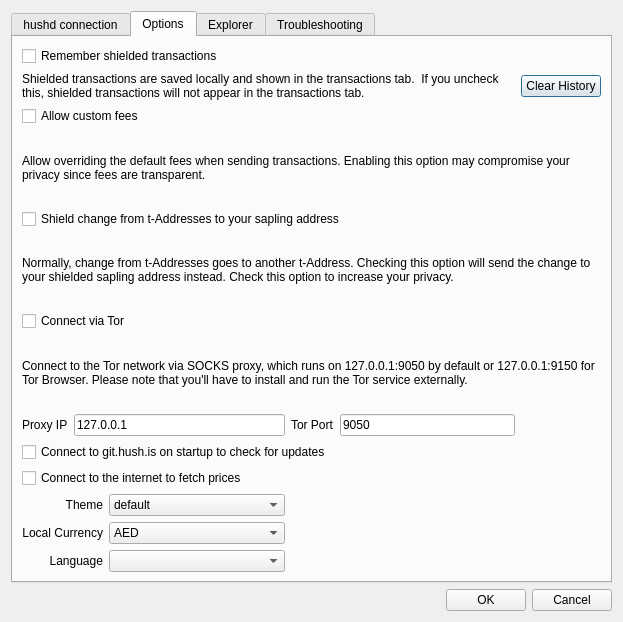
<?xml version="1.0" encoding="UTF-8"?>
<ui version="4.0">
 <class>Settings</class>
 <widget class="QDialog" name="Settings">
  <property name="geometry">
   <rect>
    <x>0</x>
    <y>0</y>
    <width>623</width>
    <height>622</height>
   </rect>
  </property>
  <property name="minimumSize">
   <size>
    <width>540</width>
    <height>500</height>
   </size>
  </property>
  <property name="windowTitle">
   <string>Settings</string>
  </property>
  <property name="modal">
   <bool>true</bool>
  </property>
  <layout class="QGridLayout" name="gridLayout_2">
   <item row="0" column="0">
    <widget class="QTabWidget" name="tabWidget">
     <property name="currentIndex">
      <number>1</number>
     </property>
     <widget class="QWidget" name="tab">
      <attribute name="title">
       <string>hushd connection</string>
      </attribute>
      <layout class="QVBoxLayout" name="verticalLayout_3">
       <item>
        <widget class="QLabel" name="confMsg">
         <property name="text">
          <string notr="true">&lt;html&gt;&lt;head/&gt;&lt;body&gt;&lt;p&gt;&lt;br/&gt;&lt;/p&gt;&lt;/body&gt;&lt;/html&gt;</string>
         </property>
         <property name="textInteractionFlags">
          <set>Qt::LinksAccessibleByMouse|Qt::TextSelectableByMouse</set>
         </property>
        </widget>
       </item>
       <item>
        <widget class="Line" name="line">
         <property name="orientation">
          <enum>Qt::Horizontal</enum>
         </property>
        </widget>
       </item>
       <item>
        <widget class="QLabel" name="label">
         <property name="minimumSize">
          <size>
           <width>60</width>
           <height>0</height>
          </size>
         </property>
         <property name="text">
          <string>Host</string>
         </property>
        </widget>
       </item>
       <item>
        <widget class="QLineEdit" name="hostname">
         <property name="placeholderText">
          <string/>
         </property>
        </widget>
       </item>
       <item>
        <widget class="QLabel" name="label_2">
         <property name="minimumSize">
          <size>
           <width>60</width>
           <height>0</height>
          </size>
         </property>
         <property name="text">
          <string>Port</string>
         </property>
        </widget>
       </item>
       <item>
        <widget class="QLineEdit" name="port">
         <property name="placeholderText">
          <string/>
         </property>
        </widget>
       </item>
       <item>
        <widget class="QLabel" name="label_3">
         <property name="minimumSize">
          <size>
           <width>60</width>
           <height>0</height>
          </size>
         </property>
         <property name="text">
          <string>RPC Username</string>
         </property>
        </widget>
       </item>
       <item>
        <widget class="QLineEdit" name="rpcuser"/>
       </item>
       <item>
        <widget class="QLabel" name="label_4">
         <property name="minimumSize">
          <size>
           <width>60</width>
           <height>0</height>
          </size>
         </property>
         <property name="text">
          <string>RPC Password</string>
         </property>
        </widget>
       </item>
       <item>
        <widget class="QLineEdit" name="rpcpassword"/>
       </item>
       <item>
        <layout class="QVBoxLayout" name="verticalLayout_2"/>
       </item>
       <item>
        <spacer name="verticalSpacer">
         <property name="orientation">
          <enum>Qt::Vertical</enum>
         </property>
         <property name="sizeHint" stdset="0">
          <size>
           <width>20</width>
           <height>40</height>
          </size>
         </property>
        </spacer>
       </item>
      </layout>
     </widget>
     <widget class="QWidget" name="tab_2">
      <attribute name="title">
       <string>Options</string>
      </attribute>
      <layout class="QGridLayout" name="gridLayout">
       <item row="0" column="0" colspan="3">
        <widget class="QCheckBox" name="chkSaveTxs">
         <property name="text">
          <string>Remember shielded transactions</string>
         </property>
        </widget>
       </item>
       <item row="1" column="0" colspan="5">
        <widget class="QLabel" name="label_5">
         <property name="text">
          <string>Shielded transactions are saved locally and shown in the transactions tab.  If you uncheck this, shielded transactions will not appear in the transactions tab.</string>
         </property>
         <property name="wordWrap">
          <bool>true</bool>
         </property>
        </widget>
       </item>
       <item row="1" column="5">
        <widget class="QPushButton" name="btnClearSaved">
         <property name="text">
          <string>Clear History</string>
         </property>
        </widget>
       </item>
       <item row="2" column="0" colspan="3">
        <widget class="QCheckBox" name="chkCustomFees">
         <property name="text">
          <string>Allow custom fees</string>
         </property>
        </widget>
       </item>
       <item row="3" column="0" colspan="6">
        <widget class="QLabel" name="label_6">
         <property name="text">
          <string>Allow overriding the default fees when sending transactions. Enabling this option may compromise your privacy since fees are transparent. </string>
         </property>
         <property name="wordWrap">
          <bool>true</bool>
         </property>
        </widget>
       </item>
       <item row="4" column="0" colspan="5">
        <widget class="QCheckBox" name="chkAutoShield">
         <property name="text">
          <string>Shield change from t-Addresses to your sapling address</string>
         </property>
        </widget>
       </item>
       <item row="5" column="0" colspan="6">
        <widget class="QLabel" name="label_7">
         <property name="text">
          <string>Normally, change from t-Addresses goes to another t-Address. Checking this option will send the change to your shielded sapling address instead. Check this option to increase your privacy.</string>
         </property>
         <property name="wordWrap">
          <bool>true</bool>
         </property>
        </widget>
       </item>
       <item row="6" column="0" colspan="3">
        <widget class="QCheckBox" name="chkTor">
         <property name="text">
          <string>Connect via Tor</string>
         </property>
        </widget>
       </item>
       <item row="7" column="0" colspan="6">
        <widget class="QLabel" name="lblTor">
         <property name="text">
          <string>Connect to the Tor network via SOCKS proxy, which runs on 127.0.0.1:9050 by default or 127.0.0.1:9150 for Tor Browser. Please note that you'll have to install and run the Tor service externally.</string>
         </property>
         <property name="wordWrap">
          <bool>true</bool>
         </property>
        </widget>
       </item>
       <item row="8" column="0">
        <widget class="QLabel" name="label_tor_proxy">
         <property name="text">
          <string>Proxy IP</string>
         </property>
        </widget>
       </item>
       <item row="8" column="1" colspan="2">
        <widget class="QLineEdit" name="torProxy">
         <property name="text">
          <string notr="true">127.0.0.1</string>
         </property>
        </widget>
       </item>
       <item row="8" column="3">
        <widget class="QLabel" name="label_tor_port">
         <property name="text">
          <string>Tor Port</string>
         </property>
        </widget>
       </item>
       <item row="8" column="4">
        <widget class="QLineEdit" name="torPort">
         <property name="text">
          <string notr="true">9050</string>
         </property>
        </widget>
       </item>
       <item row="9" column="0" colspan="6">
        <widget class="QCheckBox" name="chkCheckUpdates">
         <property name="text">
          <string>Connect to git.hush.is on startup to check for updates</string>
         </property>
        </widget>
       </item>
       <item row="10" column="0" colspan="6">
        <widget class="QCheckBox" name="chkFetchPrices">
         <property name="text">
          <string>Connect to the internet to fetch prices</string>
         </property>
        </widget>
       </item>
       <item row="11" column="2">
        <widget class="QComboBox" name="comboBoxTheme">
         <property name="sizePolicy">
          <sizepolicy hsizetype="MinimumExpanding" vsizetype="Fixed">
           <horstretch>0</horstretch>
           <verstretch>0</verstretch>
          </sizepolicy>
         </property>
         <item>
          <property name="text">
           <string notr="true">default</string>
          </property>
         </item>
         <item>
          <property name="text">
           <string notr="true">blue</string>
          </property>
         </item>
         <item>
          <property name="text">
           <string notr="true">light</string>
          </property>
         </item>
         <item>
          <property name="text">
           <string notr="true">dark</string>
          </property>
         </item>
         <item>
          <property name="text">
           <string notr="true">midnight</string>
          </property>
         </item>
         <item>
          <property name="text">
           <string>zdeex</string>
          </property>
         </item>
        </widget>
       </item>
       <item row="12" column="0" colspan="2">
        <widget class="QLabel" name="label_201">
         <property name="sizePolicy">
          <sizepolicy hsizetype="Preferred" vsizetype="Preferred">
           <horstretch>0</horstretch>
           <verstretch>0</verstretch>
          </sizepolicy>
         </property>
         <property name="text">
          <string>Local Currency</string>
         </property>
         <property name="alignment">
          <set>Qt::AlignRight|Qt::AlignTrailing|Qt::AlignVCenter</set>
         </property>
        </widget>
       </item>
       <item row="12" column="2">
        <widget class="QComboBox" name="comboBoxCurrency">
         <property name="sizePolicy">
          <sizepolicy hsizetype="MinimumExpanding" vsizetype="Fixed">
           <horstretch>0</horstretch>
           <verstretch>0</verstretch>
          </sizepolicy>
         </property>
         <item>
          <property name="text">
           <string>AED</string>
          </property>
         </item>
         <item>
          <property name="text">
           <string>ARS</string>
          </property>
         </item>
         <item>
          <property name="text">
           <string>AUD</string>
          </property>
         </item>
         <item>
          <property name="text">
           <string>BDT</string>
          </property>
         </item>
         <item>
          <property name="text">
           <string>BHD</string>
          </property>
         </item>
         <item>
          <property name="text">
           <string>BMD</string>
          </property>
         </item>
         <item>
          <property name="text">
           <string>BRL</string>
          </property>
         </item>
         <item>
          <property name="text">
           <string>BTC</string>
          </property>
         </item>
         <item>
          <property name="text">
           <string>CAD</string>
          </property>
         </item>
         <item>
          <property name="text">
           <string>CHF</string>
          </property>
         </item>
         <item>
          <property name="text">
           <string>CLP</string>
          </property>
         </item>
         <item>
          <property name="text">
           <string>CNY</string>
          </property>
         </item>
         <item>
          <property name="text">
           <string>CZK</string>
          </property>
         </item>
         <item>
          <property name="text">
           <string>DKK</string>
          </property>
         </item>
         <item>
          <property name="text">
           <string>EUR</string>
          </property>
         </item>
         <item>
          <property name="text">
           <string>GBP</string>
          </property>
         </item>
         <item>
          <property name="text">
           <string>HKD</string>
          </property>
         </item>
         <item>
          <property name="text">
           <string>HUF</string>
          </property>
         </item>
         <item>
          <property name="text">
           <string>IDR</string>
          </property>
         </item>
         <item>
          <property name="text">
           <string>ILS</string>
          </property>
         </item>
         <item>
          <property name="text">
           <string>INR</string>
          </property>
         </item>
         <item>
          <property name="text">
           <string>JPY</string>
          </property>
         </item>
         <item>
          <property name="text">
           <string>KRW</string>
          </property>
         </item>
         <item>
          <property name="text">
           <string>KWD</string>
          </property>
         </item>
         <item>
          <property name="text">
           <string>LKR</string>
          </property>
         </item>
         <item>
          <property name="text">
           <string>PKR</string>
          </property>
         </item>
         <item>
          <property name="text">
           <string>MXN</string>
          </property>
         </item>
         <item>
          <property name="text">
           <string>NOK</string>
          </property>
         </item>
         <item>
          <property name="text">
           <string>NZD</string>
          </property>
         </item>
         <item>
          <property name="text">
           <string>RUB</string>
          </property>
         </item>
         <item>
          <property name="text">
           <string>SAR</string>
          </property>
         </item>
         <item>
          <property name="text">
           <string>SEK</string>
          </property>
         </item>
         <item>
          <property name="text">
           <string>SGD</string>
          </property>
         </item>
         <item>
          <property name="text">
           <string>THB</string>
          </property>
         </item>
         <item>
          <property name="text">
           <string>TRY</string>
          </property>
         </item>
         <item>
          <property name="text">
           <string>TWD</string>
          </property>
         </item>
         <item>
          <property name="text">
           <string>UAH</string>
          </property>
         </item>
         <item>
          <property name="text">
           <string>USD</string>
          </property>
         </item>
         <item>
          <property name="text">
           <string>VEF</string>
          </property>
         </item>
         <item>
          <property name="text">
           <string>VND</string>
          </property>
         </item>
         <item>
          <property name="text">
           <string>XAG</string>
          </property>
         </item>
         <item>
          <property name="text">
           <string>XAU</string>
          </property>
         </item>
         <item>
          <property name="text">
           <string>ZAR</string>
          </property>
         </item>
        </widget>
       </item>
       <item row="13" column="0" colspan="2">
        <widget class="QLabel" name="langlabel">
         <property name="sizePolicy">
          <sizepolicy hsizetype="Preferred" vsizetype="Preferred">
           <horstretch>0</horstretch>
           <verstretch>0</verstretch>
          </sizepolicy>
         </property>
         <property name="text">
          <string>Language</string>
         </property>
         <property name="alignment">
          <set>Qt::AlignRight|Qt::AlignTrailing|Qt::AlignVCenter</set>
         </property>
        </widget>
       </item>
       <item row="13" column="2">
        <widget class="QComboBox" name="comboBoxLanguage">
         <property name="sizePolicy">
          <sizepolicy hsizetype="MinimumExpanding" vsizetype="Fixed">
           <horstretch>0</horstretch>
           <verstretch>0</verstretch>
          </sizepolicy>
         </property>
        </widget>
       </item>
       <item row="11" column="0" colspan="2">
        <widget class="QLabel" name="label_20">
         <property name="sizePolicy">
          <sizepolicy hsizetype="Preferred" vsizetype="Preferred">
           <horstretch>0</horstretch>
           <verstretch>0</verstretch>
          </sizepolicy>
         </property>
         <property name="text">
          <string>Theme</string>
         </property>
         <property name="alignment">
          <set>Qt::AlignRight|Qt::AlignTrailing|Qt::AlignVCenter</set>
         </property>
        </widget>
       </item>
      </layout>
     </widget>
     <widget class="QWidget" name="tab_4">
      <attribute name="title">
       <string>Explorer</string>
      </attribute>
      <widget class="QLabel" name="label_14">
       <property name="geometry">
        <rect>
         <x>9</x>
         <y>9</y>
         <width>491</width>
         <height>13</height>
        </rect>
       </property>
       <property name="text">
        <string>Tx Explorer URL</string>
       </property>
      </widget>
      <widget class="Line" name="line_5">
       <property name="geometry">
        <rect>
         <x>9</x>
         <y>105</y>
         <width>491</width>
         <height>3</height>
        </rect>
       </property>
       <property name="orientation">
        <enum>Qt::Horizontal</enum>
       </property>
      </widget>
      <widget class="QLineEdit" name="txExplorerUrl">
       <property name="geometry">
        <rect>
         <x>9</x>
         <y>28</y>
         <width>491</width>
         <height>20</height>
        </rect>
       </property>
       <property name="text">
        <string notr="true">https://explorer.hush.is/tx/</string>
       </property>
      </widget>
      <widget class="QLabel" name="label_15">
       <property name="geometry">
        <rect>
         <x>9</x>
         <y>54</y>
         <width>491</width>
         <height>13</height>
        </rect>
       </property>
       <property name="text">
        <string>Address Explorer URL</string>
       </property>
      </widget>
      <widget class="QLineEdit" name="addressExplorerUrl">
       <property name="geometry">
        <rect>
         <x>9</x>
         <y>73</y>
         <width>491</width>
         <height>20</height>
        </rect>
       </property>
       <property name="text">
        <string notr="true">https://explorer.hush.is/address/</string>
       </property>
      </widget>
      <widget class="QLabel" name="label_16">
       <property name="geometry">
        <rect>
         <x>9</x>
         <y>112</y>
         <width>491</width>
         <height>13</height>
        </rect>
       </property>
       <property name="text">
        <string>Onion Tx Explorer URL</string>
       </property>
      </widget>
      <widget class="QLineEdit" name="onionTxExplorerUrl">
       <property name="geometry">
        <rect>
         <x>9</x>
         <y>131</y>
         <width>491</width>
         <height>20</height>
        </rect>
       </property>
       <property name="text">
        <string notr="true">http://jlqhwhak65kokg3pdjp3ufy6almf5spnhsfnugtjsc4z7wtapgozxyad.onion/tx/</string>
       </property>
      </widget>
      <widget class="QLabel" name="label_17">
       <property name="geometry">
        <rect>
         <x>9</x>
         <y>160</y>
         <width>501</width>
         <height>16</height>
        </rect>
       </property>
       <property name="text">
        <string>Onion Address Explorer URL</string>
       </property>
      </widget>
      <widget class="QLineEdit" name="onionAddressExplorerUrl">
       <property name="geometry">
        <rect>
         <x>9</x>
         <y>180</y>
         <width>491</width>
         <height>20</height>
        </rect>
       </property>
       <property name="text">
        <string notr="true">http://jlqhwhak65kokg3pdjp3ufy6almf5spnhsfnugtjsc4z7wtapgozxyad.onion/tx/</string>
       </property>
      </widget>
     </widget>
     <widget class="QWidget" name="tab_3">
      <property name="focusPolicy">
       <enum>Qt::NoFocus</enum>
      </property>
      <attribute name="title">
       <string>Troubleshooting</string>
      </attribute>
      <widget class="QCheckBox" name="chkReindex">
       <property name="geometry">
        <rect>
         <x>9</x>
         <y>118</y>
         <width>81</width>
         <height>23</height>
        </rect>
       </property>
       <property name="text">
        <string>Reindex</string>
       </property>
      </widget>
      <widget class="QLabel" name="label_9">
       <property name="geometry">
        <rect>
         <x>10</x>
         <y>10</y>
         <width>583</width>
         <height>51</height>
        </rect>
       </property>
       <property name="text">
        <string>Rescan the blockchain for any missing wallet transactions and to correct your wallet balance. Click rescan to enter block height to rescan from. This may take several hours depending on submitted block height.</string>
       </property>
       <property name="wordWrap">
        <bool>true</bool>
       </property>
      </widget>
      <widget class="Line" name="line_3">
       <property name="geometry">
        <rect>
         <x>9</x>
         <y>102</y>
         <width>583</width>
         <height>16</height>
        </rect>
       </property>
       <property name="orientation">
        <enum>Qt::Horizontal</enum>
       </property>
      </widget>
      <widget class="QLabel" name="label_12">
       <property name="geometry">
        <rect>
         <x>9</x>
         <y>95</y>
         <width>16</width>
         <height>17</height>
        </rect>
       </property>
       <property name="text">
        <string/>
       </property>
      </widget>
      <widget class="QLabel" name="label_11">
       <property name="geometry">
        <rect>
         <x>9</x>
         <y>147</y>
         <width>583</width>
         <height>51</height>
        </rect>
       </property>
       <property name="text">
        <string>Rebuild the entire blockchain from the genesis block, by rescanning all the block files. This may take several hours to days, depending on your hardware. You need to restart SilentDragon for this to take effect</string>
       </property>
       <property name="wordWrap">
        <bool>true</bool>
       </property>
      </widget>
      <widget class="Line" name="line_4">
       <property name="geometry">
        <rect>
         <x>10</x>
         <y>210</y>
         <width>583</width>
         <height>16</height>
        </rect>
       </property>
       <property name="orientation">
        <enum>Qt::Horizontal</enum>
       </property>
      </widget>
      <widget class="QLabel" name="label_13">
       <property name="geometry">
        <rect>
         <x>9</x>
         <y>204</y>
         <width>16</width>
         <height>17</height>
        </rect>
       </property>
       <property name="text">
        <string/>
       </property>
      </widget>
      <widget class="QLabel" name="label_18">
       <property name="geometry">
        <rect>
         <x>10</x>
         <y>260</y>
         <width>583</width>
         <height>51</height>
        </rect>
       </property>
       <property name="text">
        <string>This code can greatly reduce the size of wallets and increase performance for service providers. It's designed mostly for exchanges and mining pools but anybody with a large wallet will benefit.</string>
       </property>
       <property name="wordWrap">
        <bool>true</bool>
       </property>
      </widget>
      <widget class="QLabel" name="label_19">
       <property name="geometry">
        <rect>
         <x>10</x>
         <y>369</y>
         <width>583</width>
         <height>51</height>
        </rect>
       </property>
       <property name="text">
        <string>Enable Old Transaction Deletion</string>
       </property>
       <property name="wordWrap">
        <bool>true</bool>
       </property>
      </widget>
      <widget class="Line" name="line_6">
       <property name="geometry">
        <rect>
         <x>10</x>
         <y>324</y>
         <width>583</width>
         <height>16</height>
        </rect>
       </property>
       <property name="orientation">
        <enum>Qt::Horizontal</enum>
       </property>
      </widget>
      <widget class="QCheckBox" name="chkConso">
       <property name="geometry">
        <rect>
         <x>10</x>
         <y>230</y>
         <width>121</width>
         <height>23</height>
        </rect>
       </property>
       <property name="text">
        <string>Consolidation</string>
       </property>
      </widget>
      <widget class="QCheckBox" name="chkDeletetx">
       <property name="geometry">
        <rect>
         <x>10</x>
         <y>340</y>
         <width>121</width>
         <height>23</height>
        </rect>
       </property>
       <property name="text">
        <string>Deletetx</string>
       </property>
      </widget>
      <widget class="Line" name="line_7">
       <property name="geometry">
        <rect>
         <x>10</x>
         <y>410</y>
         <width>583</width>
         <height>16</height>
        </rect>
       </property>
       <property name="orientation">
        <enum>Qt::Horizontal</enum>
       </property>
      </widget>
      <widget class="QLabel" name="label_21">
       <property name="geometry">
        <rect>
         <x>10</x>
         <y>460</y>
         <width>583</width>
         <height>51</height>
        </rect>
       </property>
       <property name="text">
        <string>The new experimental Shielded Index (-zindex) which keeps track of many stats that can be seen via the new getchaintxstats RPC. These include shielded payments, anonymity set size and many other things.</string>
       </property>
       <property name="wordWrap">
        <bool>true</bool>
       </property>
      </widget>
      <widget class="QCheckBox" name="chkzindex">
       <property name="geometry">
        <rect>
         <x>10</x>
         <y>430</y>
         <width>121</width>
         <height>23</height>
        </rect>
       </property>
       <property name="text">
        <string>Zindex </string>
       </property>
      </widget>
      <widget class="QLabel" name="WalletSize">
       <property name="geometry">
        <rect>
         <x>330</x>
         <y>550</y>
         <width>51</width>
         <height>17</height>
        </rect>
       </property>
       <property name="text">
        <string>100</string>
       </property>
      </widget>
      <widget class="QLabel" name="label_22">
       <property name="geometry">
        <rect>
         <x>210</x>
         <y>550</y>
         <width>111</width>
         <height>17</height>
        </rect>
       </property>
       <property name="text">
        <string>Wallet.dat Size :</string>
       </property>
      </widget>
      <widget class="QLabel" name="label_46">
       <property name="geometry">
        <rect>
         <x>370</x>
         <y>550</y>
         <width>41</width>
         <height>17</height>
        </rect>
       </property>
       <property name="text">
        <string>MB</string>
       </property>
      </widget>
      <widget class="QPushButton" name="rescanButton">
       <property name="geometry">
        <rect>
         <x>310</x>
         <y>60</y>
         <width>281</width>
         <height>34</height>
        </rect>
       </property>
       <property name="focusPolicy">
        <enum>Qt::StrongFocus</enum>
       </property>
       <property name="text">
        <string>Rescan</string>
       </property>
       <property name="autoDefault">
        <bool>false</bool>
       </property>
       <property name="default">
        <bool>true</bool>
       </property>
       <property name="flat">
        <bool>false</bool>
       </property>
      </widget>
     </widget>
    </widget>
   </item>
   <item row="1" column="0">
    <widget class="QDialogButtonBox" name="buttonBox">
     <property name="orientation">
      <enum>Qt::Horizontal</enum>
     </property>
     <property name="standardButtons">
      <set>QDialogButtonBox::Cancel|QDialogButtonBox::Ok</set>
     </property>
    </widget>
   </item>
  </layout>
 </widget>
 <resources/>
 <connections>
  <connection>
   <sender>buttonBox</sender>
   <signal>accepted()</signal>
   <receiver>Settings</receiver>
   <slot>accept()</slot>
   <hints>
    <hint type="sourcelabel">
     <x>248</x>
     <y>254</y>
    </hint>
    <hint type="destinationlabel">
     <x>157</x>
     <y>274</y>
    </hint>
   </hints>
  </connection>
  <connection>
   <sender>buttonBox</sender>
   <signal>rejected()</signal>
   <receiver>Settings</receiver>
   <slot>reject()</slot>
   <hints>
    <hint type="sourcelabel">
     <x>316</x>
     <y>260</y>
    </hint>
    <hint type="destinationlabel">
     <x>286</x>
     <y>274</y>
    </hint>
   </hints>
  </connection>
 </connections>
</ui>
